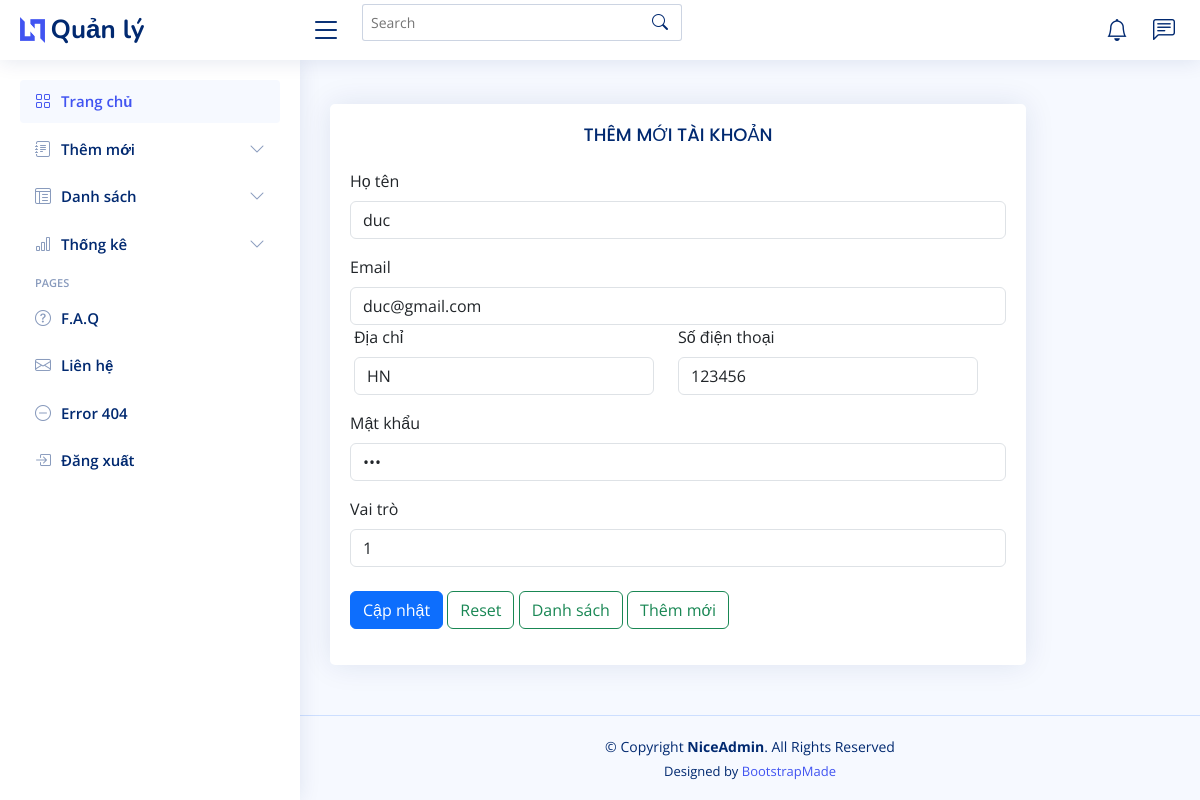
The page /admin/index.php?act=edit_user&id_user=1 (signed in) on the database its author committed.
### tables this page shows
CREATE TABLE `user` (
  `id_user` int NOT NULL,
  `username` varchar(50) NOT NULL,
  `password` varchar(50) NOT NULL,
  `email` varchar(50) NOT NULL,
  `number_phone` int DEFAULT NULL,
  `address` varchar(255) DEFAULT NULL,
  `role` tinyint NOT NULL DEFAULT '0'
);

### model/pdo.php (called while the page is built, shortened)
<?php
function pdo_get_connection(){
    $dburl = "mysql:host=localhost;dbname=booking_movie_ticket;charset=utf8";
    $username = 'root';
    $password = '';
    $conn = new PDO($dburl, $username, $password);
    $conn->setAttribute(PDO::ATTR_ERRMODE, PDO::ERRMODE_EXCEPTION);
    return $conn;
}
function pdo_query_one($sql){
    $sql_args = array_slice(func_get_args(), 1);
    try{
        $conn = pdo_get_connection();
        $stmt = $conn->prepare($sql);
        $stmt->execute($sql_args);
        $row = $stmt->fetch(PDO::FETCH_ASSOC);
        return $row;
    }
    catch(PDOException $e){
        throw $e;
    }
    finally{
        unset($conn);
    }
}

### model/tai_khoan.php (called while the page is built, shortened)
<?php
function load_one_tai_khoan($id_user)   {
    $sql = "SELECT * FROM user WHERE id_user =" . $id_user;
    $tk = pdo_query_one($sql);
    return $tk;
}

### admin/tai_khoan/edit.php (the view, shortened to what this page needs)
<?php
if (is_array($tai_khoan)) {
    extract($tai_khoan);
}
?>
<main id="main" class="main">
    <section class="section dashboard">
        <div class="row">
            <div class="col-lg-10">
                <div class="card">
                    <div class="card-body">
                        <h5 class="card-title text-center">THÊM MỚI TÀI KHOẢN</h5>
                        <form class="row g-3" action="index.php?act=update_user" method="post">
                            <div class="col-12">
                                <label for="" class="form-label">Họ tên</label>
                                <input type="text" class="form-control" name="name" value="<?=$username?>" >
                            </div>
                            <div class="col-12">
                                <label for="" class="form-label">Email</label>
                                <input type="email" class="form-control" name="email" value="<?=$email?>">
                            </div>
                            <div class="row">
                                <div class="col-6">
                                    <label for="" class="form-label">Địa chỉ</label>
                                    <input type="text" class="form-control" name="address" value="<?=$address?>" >
                                </div>
                                <div class="col-6">
                                    <label for="" class="form-label">Số điện thoại</label>
                                    <input type="tel" class="form-control" name="tel" value="<?=$number_phone?>" >
                                </div>
                            </div>
                            <div class="col-12">
                                <label for="" class="form-label">Mật khẩu</label>
                                <input type="password" class="form-control" name="password" value="<?=$password?>" >
                            </div>
                            <div class="col-12">
                                <label for="" class="form-label">Vai trò</label>
                                <input type="number"  min="0" max="1" class="form-control" name="role" value="<?=$role?>" >
                            </div>
                            <div class="mt-4">
                                <input type="submit" class="btn btn-primary" name="cap_nhat" value = "Cập nhật">
                                <button type="reset" class="btn btn-outline-success">Reset</button>
                                <a class="btn btn-outline-success" href="index.php?act=danh_sach_tai_khoan">Danh sách</a>
                                <a class="btn btn-outline-success" href="index.php?act=them_moi_tai_khoan">Thêm mới</a>
                            </div>
                        </form>
                    </div>
                </div>
            </div>
        </div>
    </section>
</main>

### admin/layout_admin/assets/css/style.css (style rules this page uses)
:root { scroll-behavior: smooth; }
body { font-family: "Open Sans", sans-serif; background: #f6f9ff; color: #444444; }
a { color: #4154f1; text-decoration: none; }
h1, h2, h3, h4, h5, h6 { font-family: "Nunito", sans-serif; }
#main { margin-top: 60px; padding: 20px 30px; transition: all 0.3s; }
.card { margin-bottom: 30px; border: none; border-radius: 5px; box-shadow: 0px 0 30px rgba(1, 41, 112, 0.1); }
.card-title { padding: 20px 0 15px 0; font-size: 18px; font-weight: 500; color: #012970; font-family: "Poppins", sans-serif; }
.card-body { padding: 0 20px 20px 20px; }
@media (min-width: 1200px) { #main, #footer { margin-left: 300px; } }

### rows shown on the page
user: name "duc", email "duc@gmail.com", address "HN", tel "123456", role "1"
